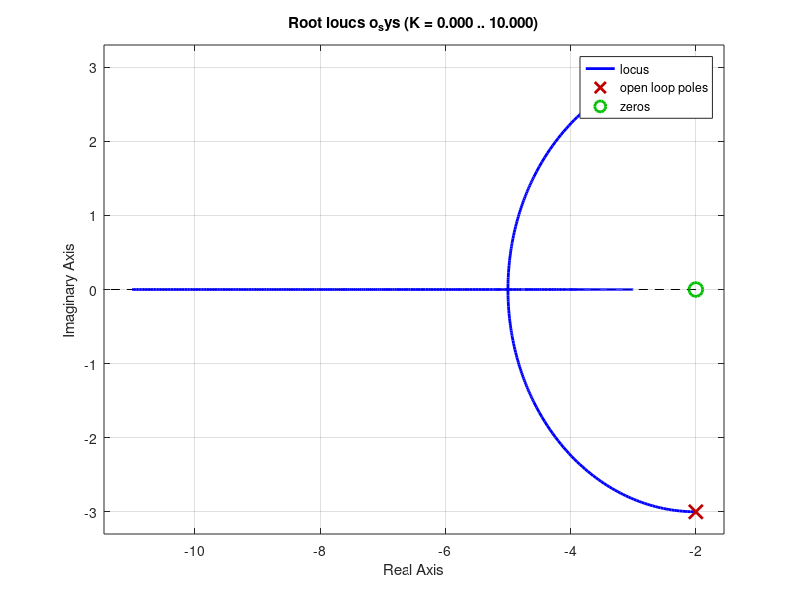

This chart was generated by the following MATLAB code:
clear; close; clc;

%% Open-loop transfer function 
num = [1 2];
den = [1 4 13];
o_sys = tf(num,den)

%% Root-Locus
rlocus(o_sys)

%% Closed-loop transfer fucntion
c_sys = feedback(o_sys,1)
disp('Closed loop transfer fucntion:');

%% Poles
disp('Open-loop poles:')
pole(o_sys)

disp('Closed-loop poles:')
pole(c_sys)